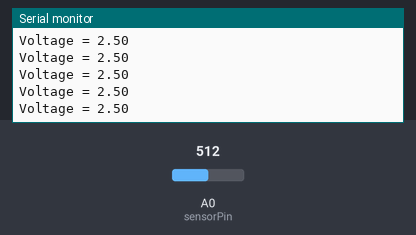
The sketch below on a simulated Arduino Uno, built with avr-gcc and run on an emulated ATmega328P. On the bench: the last lines printed to the serial monitor. The test bench sets the inputs (shaded band); at power-on: A0 (sensorPin) = 512.

Above: at 1.2 s.
1.3 s: A0 (sensorPin) set to 716
At 1.31 s:
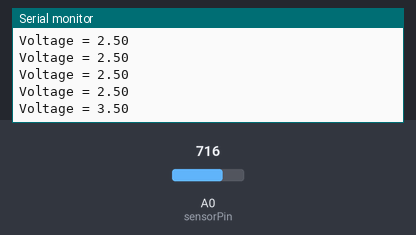
2.8 s: A0 (sensorPin) set to 900
At 2.82 s:
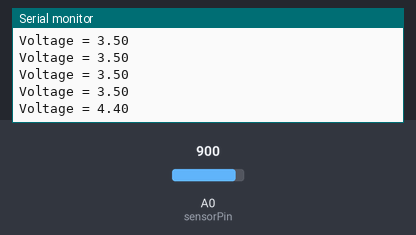
Timing chart, 0 to 5.8 s (numbered marks = the images above; inputs shaded):
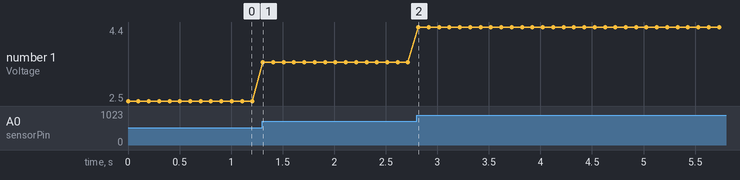

The sketch:

Voltmeter.ino
```cpp
/*

 Voltmeter :
 Goal of the program : Measures the voltage coming into the analog pin and displays the result in volts on the Serial Monitor.
 Main theme : Analog Input

*/

int sensorPin = A0;      // Selects the analog pin where the voltage is being read
int sensorValue = 0;     // Creates a variable that will store the raw analog reading (0–1023)


void setup() {

  Serial.begin(9600);          // Starts communication with the Serial Monitor at 9600 baud
  pinMode(sensorPin, INPUT);   // Sets the input pin so the Arduino can measure the incoming voltage

}


void loop() {

  sensorValue = analogRead(sensorPin);   // Reads the analog value and converts it internally to a 10-bit number

  // Converts the raw value into an actual voltage using the formula based on a 5V reference
  float voltage = sensorValue * (5.0 / 1023.0);

  Serial.print("Voltage = ");   // Prints the label for clarity
  Serial.println(voltage);      // Prints the calculated voltage in volts

  delay(100);                   // Small delay so the readings appear smooth and readable

}
```

Measured:
- after the input at 1.3 s, the serial monitor: prints a new line at once (image 1)
- after the input at 2.8 s, the serial monitor: prints a new line at once (image 2)
- plotted number 1: 2.5 → 3.5 after the input at 1.3 s, 3.5 → 4.4 after the input at 2.8 s
